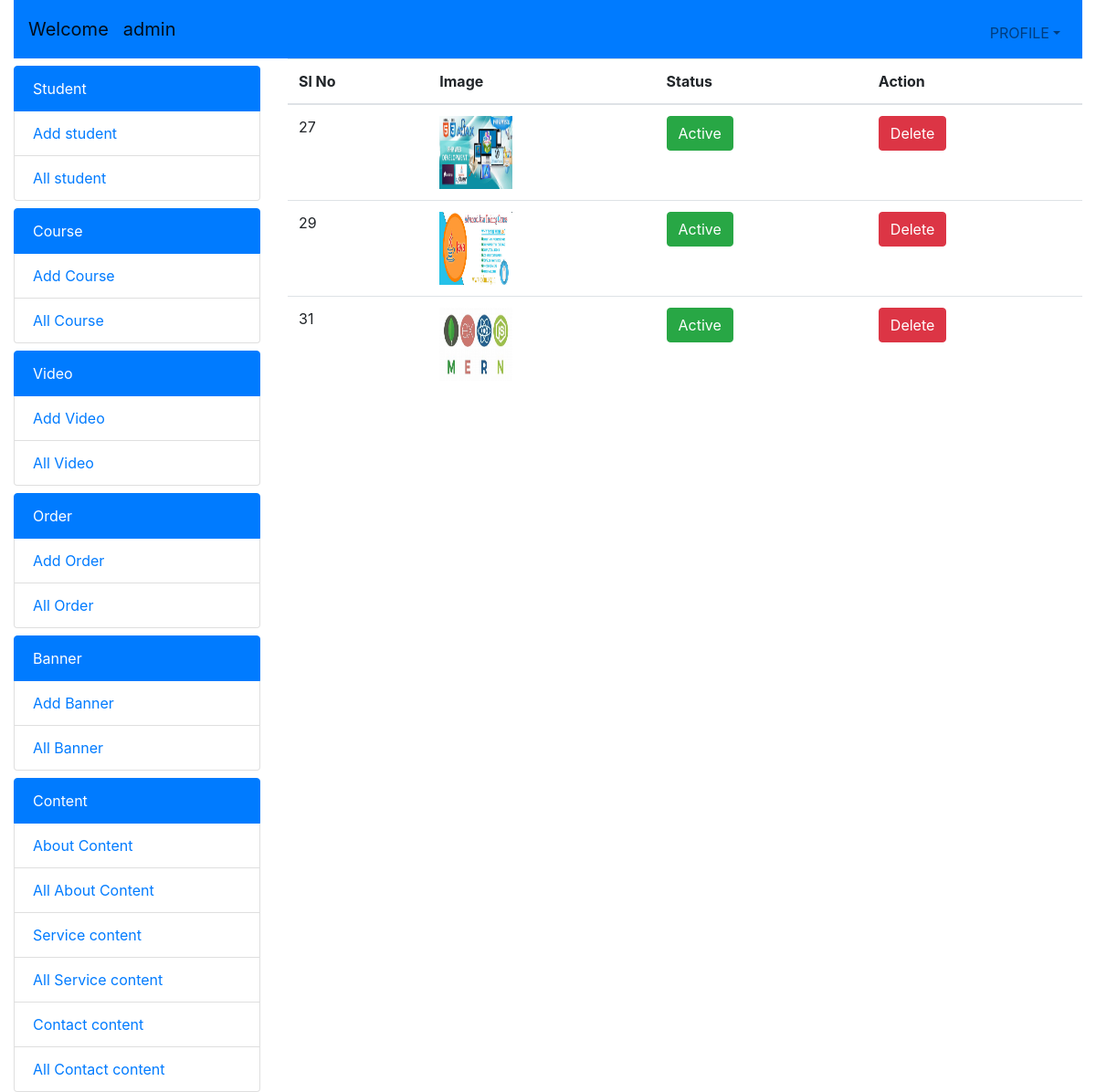
Page /rupa/allbanner.php (signed in) on the committed database.
### tables this page shows
CREATE TABLE `banner` (
  `id` int(11) NOT NULL,
  `img` varchar(255) NOT NULL,
  `status` int(11) NOT NULL
);

### rupa/allbanner.php (the view, shortened to what this page needs)
<?php
include("include/config.php")
?>
<?php
    $q2="select * from `banner`";
    $e2=mysqli_query($conn,$q2);
    ?>
<!doctype html>
<html lang="en">
  <head>
    <link rel="stylesheet" href="https://stackpath.bootstrapcdn.com/bootstrap/4.3.1/css/bootstrap.min.css">
  </head>
  <body>
    <div class="container-fluid">
        <?php include("include/header.php"); ?>
      <div class="row">
        <?php include("include/navbar.php"); ?>
        <div class="col-lg-9">
        <table class="table">
            <thead>
              <tr>
                <th>Sl No</th>
                <th>Image</th>
                <th>Status</th>
                <th>Action</th>
              </tr>
            </thead>
            <tbody id="mytable">
               <?php
                 while($res=mysqli_fetch_row($e2))
                 {
               ?>
              <tr>
                <td scope="row"><?php echo "$res[0]"; ?></td>
                <td>
                    <img src="image/banner/<?php echo "$res[1]"; ?>" class="img-fluid ${3|rounded-top,rounded-right,rounded-bottom,rounded-left,rounded-circle,|}" alt="">
                </td>
                <td>
                   <a name="" id="" class="btn <?php if($res[2]==1){echo "btn-success";} else{echo "btn-danger";}?>" href="active.php?id=<?php echo "$res[0]"; ?>" role="button"><?php if($res[2]==1){echo "Active";} else{echo "Dactive";}?></a>
                </td>
                <td>
                   <a name="" id="" class="btn btn-danger" href="deletebanner.php?id=<?php echo "$res[0]"; ?>" role="button">Delete</a>
                </td>
             </tr>
             <?php
                 }
             ?>
            </tbody>
          </table>
        <?php include("include/footer.php") ?>

### rupa/allbanner.php (style rules this page uses)
#mytable img { height:80px;width:80px; }

### rows in the picture
banner: id "27", img (picture), status "Active"
banner: id "29", img (picture), status "Active"
banner: id "31", img (picture), status "Active"

### other values in the picture
$_SESSION['adm'] "admin"
